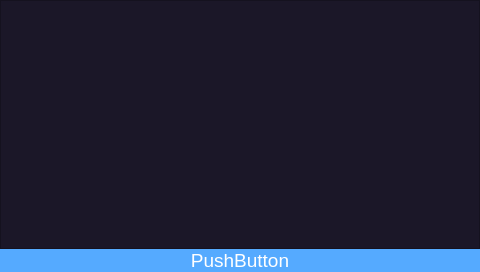
<?xml version="1.0" encoding="UTF-8"?>
<ui version="4.0">
 <class>MainWindow</class>
 <widget class="QMainWindow" name="MainWindow">
  <property name="geometry">
   <rect>
    <x>0</x>
    <y>0</y>
    <width>480</width>
    <height>272</height>
   </rect>
  </property>
  <property name="windowTitle">
   <string>MainWindow</string>
  </property>
  <property name="unifiedTitleAndToolBarOnMac">
   <bool>false</bool>
  </property>
  <widget class="QWidget" name="centralwidget">
   <layout class="QVBoxLayout" name="verticalLayout_2">
    <property name="spacing">
     <number>0</number>
    </property>
    <property name="margin">
     <number>0</number>
    </property>
    <item>
     <widget class="QListWidget" name="listWidget">
      <property name="styleSheet">
       <string notr="true">background-color: rgb(27, 23, 40);
color: rgb(255, 255, 255);
border-width: 0px;</string>
      </property>
     </widget>
    </item>
    <item>
     <widget class="QPushButton" name="pushButton">
      <property name="font">
       <font>
        <pointsize>14</pointsize>
       </font>
      </property>
      <property name="styleSheet">
       <string notr="true">border-style:solid; border-width: 0px; border-color:gray;
background-color: rgb(85, 170, 255);
color: rgb(255, 255, 255);</string>
      </property>
      <property name="text">
       <string>PushButton</string>
      </property>
     </widget>
    </item>
   </layout>
  </widget>
 </widget>
 <resources/>
 <connections/>
</ui>
